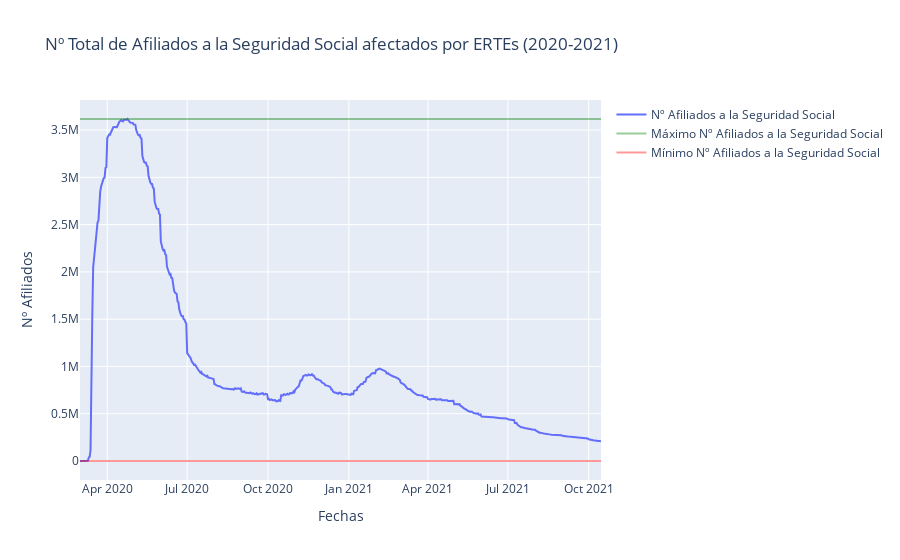

Write notebook code for a chart like this one.
### Code cell
trace = go.Scatter(x = df['Periodo'],
                  y = df['Afiliados a la Seguridad Social'],
                  name = 'Nº Afiliados a la Seguridad Social',
                  mode= 'lines')

trace_h1 = go.Scatter(x = df['Periodo'],
                  y = maximo,
                  name = 'Máximo Nº Afiliados a la Seguridad Social',
                  mode= 'lines',
                  opacity = 0.4,
                  marker=dict(
                          color='green',
                          size=10,
                          ))

trace_h2 = go.Scatter(x = df['Periodo'],
                  y = minimo,
                  name = 'Mínimo Nº Afiliados a la Seguridad Social',
                  mode= 'lines',
                  opacity = 0.4,
                  marker=dict(
                          color='red',
                          size=10,
                          ))

data = [trace, trace_h1, trace_h2]

layout = dict(title = 'Nº Total de Afiliados a la Seguridad Social afectados por ERTEs (2020-2021)',
             xaxis= dict(title= 'Fechas',ticklen= 5),
             yaxis= dict(title= 'Nº Afiliados',ticklen= 5)
           )

fig = go.Figure(data = data, layout=layout)

iplot(fig)

fig.write_html(os.path.join(os.path.dirname(os.path.dirname(os.path.abspath('file'))), 'data', 'erte.html'))

### Figure 1 — Plotly figure (JSON) as saved in the notebook; plotly's stock layout.template omitted (floating-point values rounded to 4 significant figures; data arrays with more than 128 entries replaced by an {"elided": "..."} marker saying what was removed)
{"data": [{"mode": "lines", "name": "Nº Afiliados a la Seguridad Social", "type": "scatter", "x": {"elided": "594 str values"}, "y": {"elided": "594 int values"}}, {"marker": {"color": "green", "size": 10}, "mode": "lines", "name": "Máximo Nº Afiliados a la Seguridad Social", "opacity": 0.4, "type": "scatter", "x": {"elided": "594 str values"}, "y": {"elided": "594 int values"}}, {"marker": {"color": "red", "size": 10}, "mode": "lines", "name": "Mínimo Nº Afiliados a la Seguridad Social", "opacity": 0.4, "type": "scatter", "x": {"elided": "594 str values"}, "y": {"elided": "594 int values"}}], "layout": {"title": {"text": "Nº Total de Afiliados a la Seguridad Social afectados por ERTEs (2020-2021)"}, "xaxis": {"ticklen": 5, "title": {"text": "Fechas"}}, "yaxis": {"ticklen": 5, "title": {"text": "Nº Afiliados"}}}}
